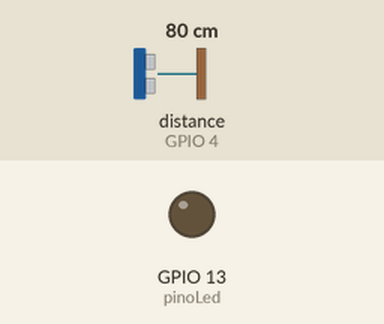
This sketch was run on a simulated ESP8266 (NodeMCU). Shown: output pins drawn as LEDs (lit = HIGH). The inputs (shaded band) are chosen by the test bench; at power-on: distance to the obstacle (sensor on GPIO 4) 80 cm. The echo pulse lasts 58.3 µs per cm; WiFi joins after 1.5 s; servers stay silent unless stated; uploads are accepted with an empty reply; pins used as bus, display or sensor lines are not drawn; what the sketch prints to the serial monitor is not drawn.

Above: at 2.7 s.
2.8 s: distance to the obstacle (sensor on GPIO 4) set to 34 cm
4.7 s: distance to the obstacle (sensor on GPIO 4) set to 28 cm
At 6.9 s:
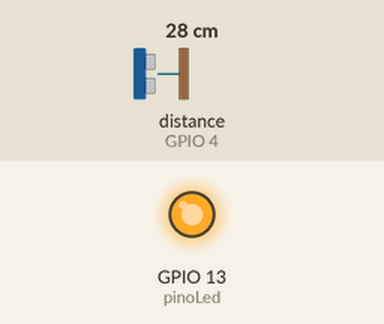
Timing chart, 0 to 8.4 s (numbered marks = the images above; inputs shaded):
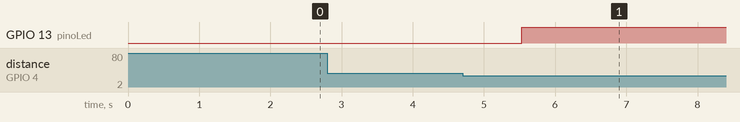

The sketch:

Ultrasonic2.ino
```cpp
#include <Ultrasonic.h>
#include <ESP8266WiFi.h>  ////
#include <WiFiUdp.h>      ////
#include <SPI.h>
#include <ESP8266HTTPClient.h>

/*
  Comparação das saidas Digitais entre nodeMCU - Arduino
  NodeMCU – Arduino
  D0 = 16;
  D1 = 5;
  D2 = 4;
  D3 = 0;
  D4 = 2;   //IR
  D5 = 14;
  D6 = 12;
  D7 = 13;
  D8 = 15;
  D9 = 3;
  D10 = 1;
*/

// WiFi - Coloque aqui suas configurações de WI-FI
const char ssid[] = "casa";     // rede wifi sua casa
const char senha[] = "gato123"; // senha rede wifi

const int echoPin = 4;    //PINO DIGITAL UTILIZADO PELO HC-SR04 ECHO(RECEBE)  D2 Esp8266
const int trigPin = 5;    //PINO DIGITAL UTILIZADO PELO HC-SR04 TRIG(ENVIA)   D1 Esp8266
const int pinoLed = 13;   //PINO DIGITAL EM QUE O BUZZER ESTÁ CONECTADO       d7 esp8266

Ultrasonic ultrasonic(trigPin,echoPin);

int distancia;
String result;

WiFiClient client;
HTTPClient http;

unsigned long lastConnectionTime = 0;
boolean lastConnected = false;

void setup(){
pinMode(echoPin, INPUT);     // Pino de entrada - recebe
pinMode(trigPin, OUTPUT);    // Pino de saida - envia
pinMode(pinoLed, OUTPUT);    // Pino do saida - Led
Serial.begin(9600);

 // Tenta conexão com Wi-fi
  WiFi.begin(ssid, senha);
  while ( WiFi.status() != WL_CONNECTED ) {
    delay(100);
    Serial.print(".");
  }
  Serial.print("\nWI-FI conectado com sucesso: ");
  Serial.println(ssid);
}


void loop(){

hcsr04(); // FAZ A CHAMADA DO MÉTODO "hcsr04()"
Serial.print("Distancia ");
Serial.print(result);
Serial.println("cm");
if(distancia <= 30){             // Distancia 30cm
 digitalWrite(pinoLed,HIGH);     // Aciona o Led
 gravaweb();
}else{//SENÃO, FAZ
 // digitalWrite(pinoLed,LOW);   // Desliga o Led ou Não
}
}


// CALCULAR A DISTÂNCIA
void hcsr04(){
digitalWrite(trigPin, LOW);
delayMicroseconds(2);
digitalWrite(trigPin, HIGH);
delayMicroseconds(10);
digitalWrite(trigPin, LOW);
distancia = (ultrasonic.Ranging(CM));
result = String(distancia);
delay(500);
}


void gravaweb(){
  String  parametro;
  parametro = "texto=Distância: "+result+" CM";
  http.begin("http://xxx.com.br/xxx/mudaalarme.php");       // coloque aqui url hospedar os codigos fontes PHP
  http.addHeader("Content-Type", "application/x-www-form-urlencoded");
  int httpCode = http.POST(parametro);
  String payload = http.getString();
  Serial.println(httpCode);
  Serial.println(payload);
  http.end();
}
```

Measured:
- the behaviour switches between 31 and 30 cm on distance to the obstacle (sensor on GPIO 4) (found by bisection; images 0 and 1)
- after the input at 2.8 s, every drawn part: stays the same
- after the input at 4.7 s, GPIO 13 (pinoLed): LOW → HIGH after 0.83 s
